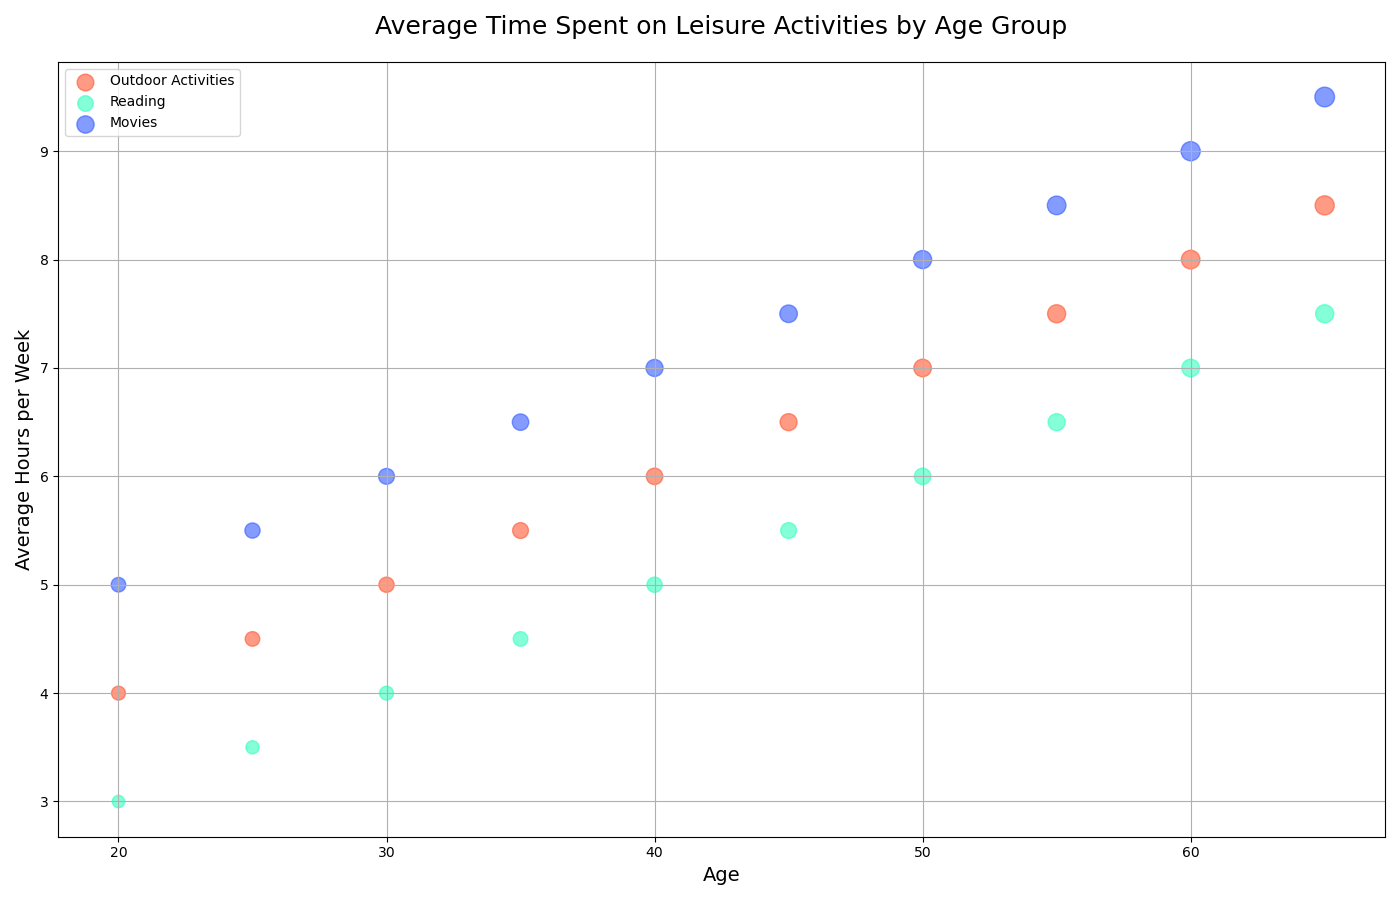

Reproduce this figure in Python.

import matplotlib.pyplot as plt

# Data
ages = [20, 25, 30, 35, 40, 45, 50, 55, 60, 65]
outdoor_hours = [4, 4.5, 5, 5.5, 6, 6.5, 7, 7.5, 8, 8.5]
outdoor_participants = [50, 55, 60, 65, 70, 75, 80, 85, 90, 95]
reading_hours = [3, 3.5, 4, 4.5, 5, 5.5, 6, 6.5, 7, 7.5]
reading_participants = [40, 45, 50, 55, 60, 65, 70, 75, 80, 85]
movies_hours = [5, 5.5, 6, 6.5, 7, 7.5, 8, 8.5, 9, 9.5]
movies_participants = [55, 60, 65, 70, 75, 80, 85, 90, 95, 100]

# Create a bubble chart
plt.figure(figsize=(14, 9))  # Adjust the width and height

plt.scatter(ages, outdoor_hours, s=[i * 2 for i in outdoor_participants], c='#FF5733', alpha=0.6, label='Outdoor Activities')
plt.scatter(ages, reading_hours, s=[i * 2 for i in reading_participants], c='#33FFBD', alpha=0.6, label='Reading')
plt.scatter(ages, movies_hours, s=[i * 2 for i in movies_participants], c='#335BFF', alpha=0.6, label='Movies')

# Customize the plot
plt.title('Average Time Spent on Leisure Activities by Age Group', fontsize=18, pad=20)
plt.xlabel('Age', fontsize=14)
plt.ylabel('Average Hours per Week', fontsize=14)
plt.legend(loc='upper left')
plt.grid(True)
plt.tight_layout()

# Show the plot
plt.show()
